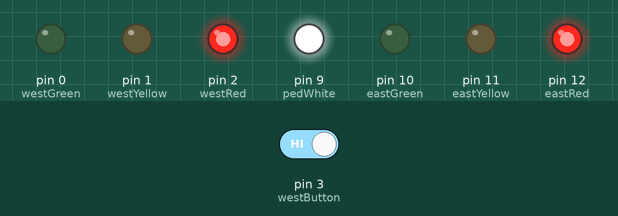
A sketch run on a simulated Arduino Uno, built with avr-gcc and run on an emulated ATmega328P. On the bench: output pins drawn as LEDs (lit = HIGH). The inputs (shaded band) are chosen by the test bench; at power-on: pin 3 (westButton) HIGH.

Above: at 13.9 s.
14.0 s: pin 3 (westButton) driven LOW
At 17.6 s:
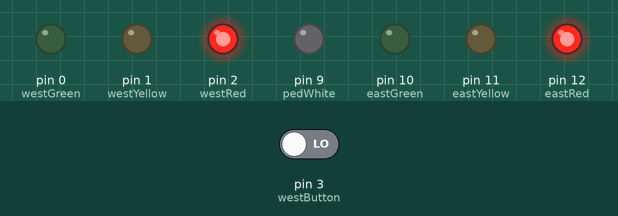
At 20.3 s:
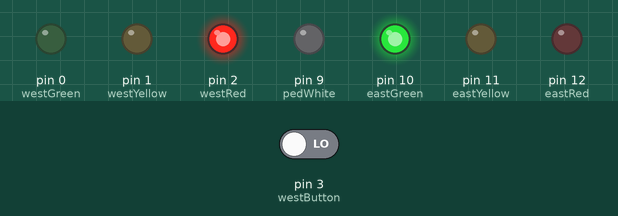
28.0 s: pin 3 (westButton) driven HIGH
At 30.3 s:
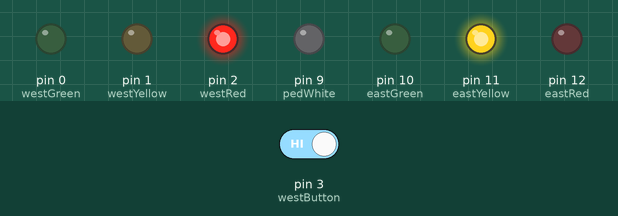
Timing chart, 0 to 78.5 s (numbered marks = the images above; inputs shaded):
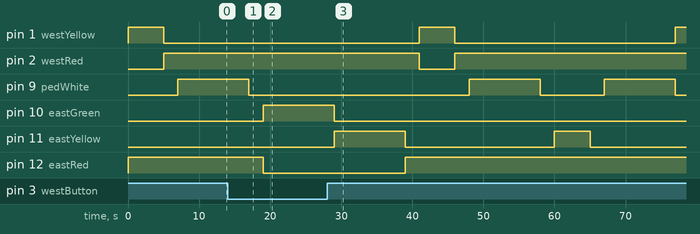

Measured:
- after the input at 14.0 s, pin 9 (pedWhite): goes on until 17.0 s, then stays LOW; pin 10 (eastGreen): LOW → HIGH after 5.0 s; pin 11 (eastYellow): stays LOW (without the input it goes to HIGH after 5.0 s); pin 12 (eastRed): HIGH → LOW after 5.0 s
- after the input at 28.0 s, pin 0 (westGreen): stays LOW (without the input it goes to HIGH after 13.0 s); pin 9 (pedWhite): alternates HIGH for 10.0 s and LOW for 9.0 s, starting after 20.0 s; pin 10 (eastGreen): goes on until 29.0 s, then stays LOW; pin 12 (eastRed): goes on until 39.0 s, then stays HIGH

The sketch:

TrafficLights_Final.ino
```cpp
// Project 5: Traffic Lights

#define westButton 3
#define westRed 2
#define westYellow 1
#define westGreen 0
#define eastRed 12
#define eastYellow 11
#define eastGreen 10
#define pedWhite 9

#define yellowBlinkTime 500

boolean trafficWest = true;
int flowTime = 10000;
int changeDelay = 2000;


void setup()
{
  //set button and LED pins
  pinMode(westButton, INPUT);
  pinMode(westRed, OUTPUT);
  pinMode(westYellow, OUTPUT);
  pinMode(westGreen, OUTPUT);
  pinMode(eastRed,OUTPUT);
  pinMode(eastYellow, OUTPUT);
  pinMode(eastGreen, OUTPUT);
  pinMode(pedWhite, OUTPUT);

  //set start state for each light
  digitalWrite(westRed, LOW);
  digitalWrite(westYellow, LOW);
  digitalWrite(westGreen, HIGH);                    // traffic West is Green
  digitalWrite(eastRed, HIGH);                      // traffic East is Red
  digitalWrite(eastYellow, LOW);
  digitalWrite(eastGreen, LOW);
  digitalWrite(pedWhite, LOW);                      // ped light is off
}


void loop()
{
    if (digitalRead (westButton) == LOW)            // button is not pushed
     {
      if (trafficWest) {                              // & west is green
          delay (flowTime);                        // 5sec delay traffic flow
          digitalWrite (westGreen, LOW);
          digitalWrite (westYellow, HIGH);         // west light change from green to yellow
          delay (flowTime);                        // 5sec delay

          digitalWrite (westYellow, LOW);
          digitalWrite (westRed, HIGH);            // west light change from yellow to red
          trafficWest = false; }


        else {                                      // if button is not pushed & west is red
          delay (changeDelay);
          digitalWrite (eastRed, LOW);
          digitalWrite (eastGreen, HIGH);          // east light change from red to green

          delay (flowTime);                          // 5sec delay for traffic
          digitalWrite (eastGreen, LOW);
          digitalWrite (eastYellow, HIGH);           // east light change from green to yellow
          delay (flowTime);                        // 5sec delay

          digitalWrite (eastYellow, LOW);
          digitalWrite (eastRed, HIGH);              // east light change from yellow to red

          delay (changeDelay);
          digitalWrite (westRed, LOW);
          digitalWrite (westGreen, HIGH);            // west light change from red to green
          trafficWest = true; }
     }

    else {                                          // button is pushed
        if (trafficWest)                            // & west was green
       {
        //delay (changeDelay);                    // 1sec delay between button push and light change
        digitalWrite (westGreen, LOW);
        digitalWrite (westYellow, HIGH);       // light change from green to yellow
        delay (flowTime/2);                    // 2.5sec delay

        digitalWrite (westYellow, LOW);
        digitalWrite (westRed, HIGH);          // light change from yellow to red
        delay (changeDelay);                   // 1sec delay

        digitalWrite (pedWhite, HIGH);          // turn on ped light
        delay (flowTime);                       // 5sec pedestrian walk gap
        digitalWrite (pedWhite, LOW);           // turn off ped light, resume traffic

        trafficWest = false;
       }


       else                                       // button is pushed & west was red
       {
        delay (changeDelay);                     // 1sec delay between button push and light change
        digitalWrite (eastGreen, LOW);
        digitalWrite (eastYellow, HIGH);        // light change from green to yellow
        delay(flowTime/2);                      // 2.5sec delay

        digitalWrite (eastYellow, LOW);
        digitalWrite (eastRed, HIGH);           // light change from yellow to red
        delay (changeDelay);                    // 1sec delay

        digitalWrite (pedWhite, HIGH);          // turn on ped light
        delay (flowTime);                       // 5sec pedestrian walk gap
        digitalWrite (pedWhite, LOW);           // turn off ped light, resume traffic

        trafficWest = true;
       }
    }
  }
```
